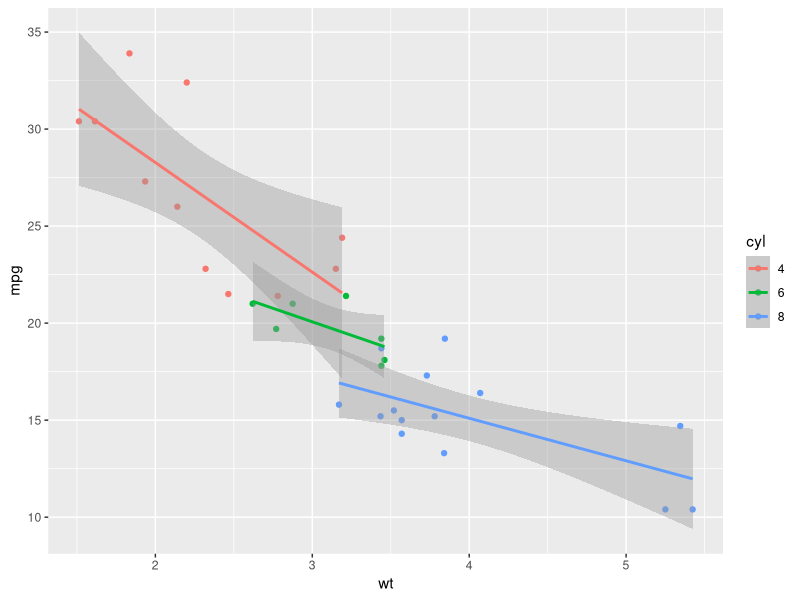
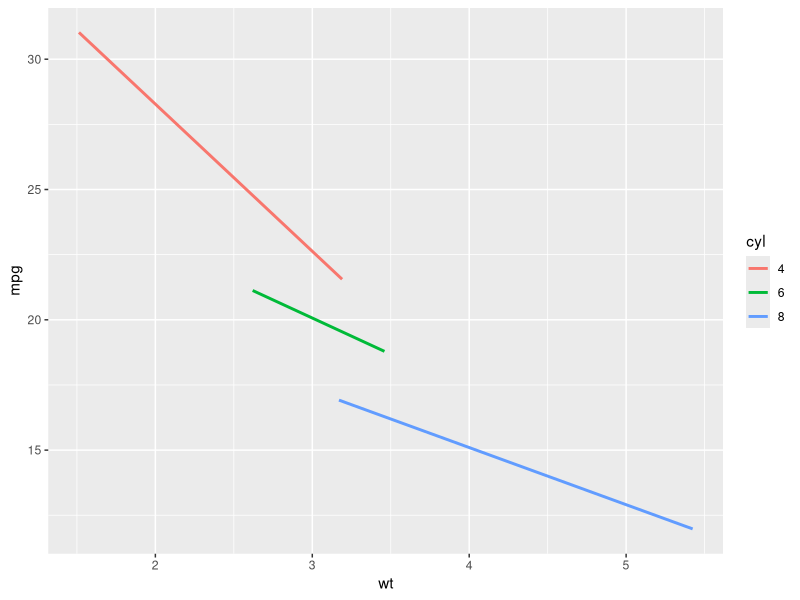
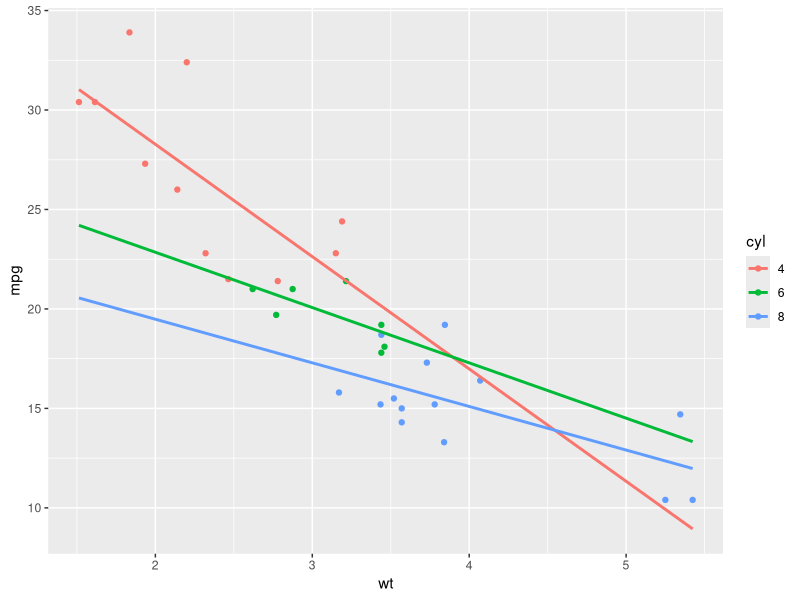
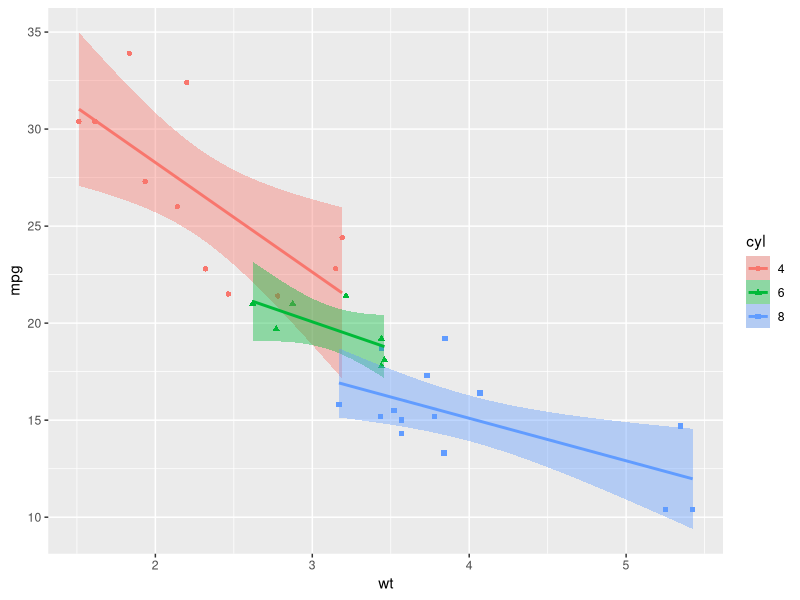
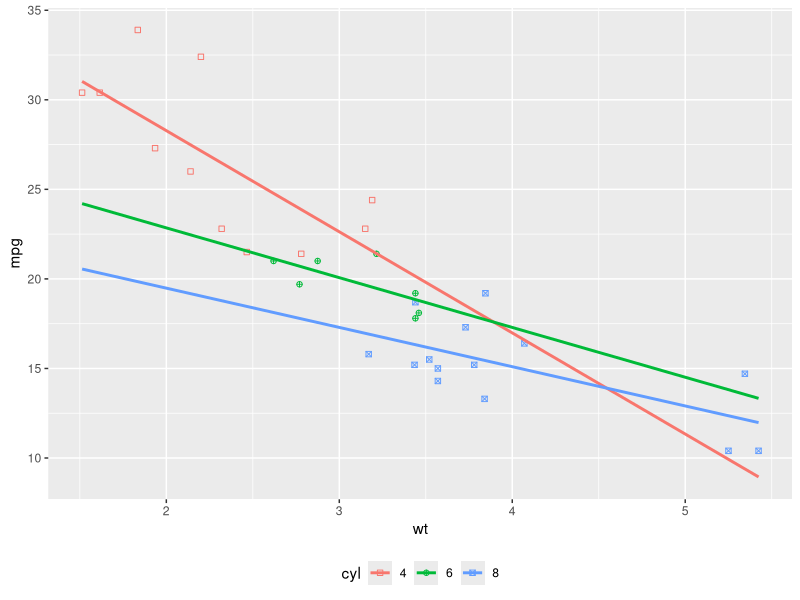
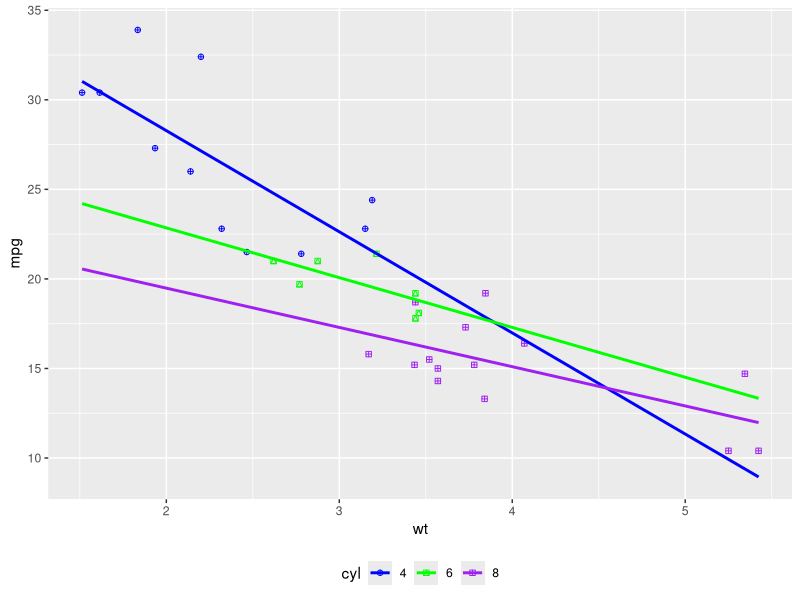
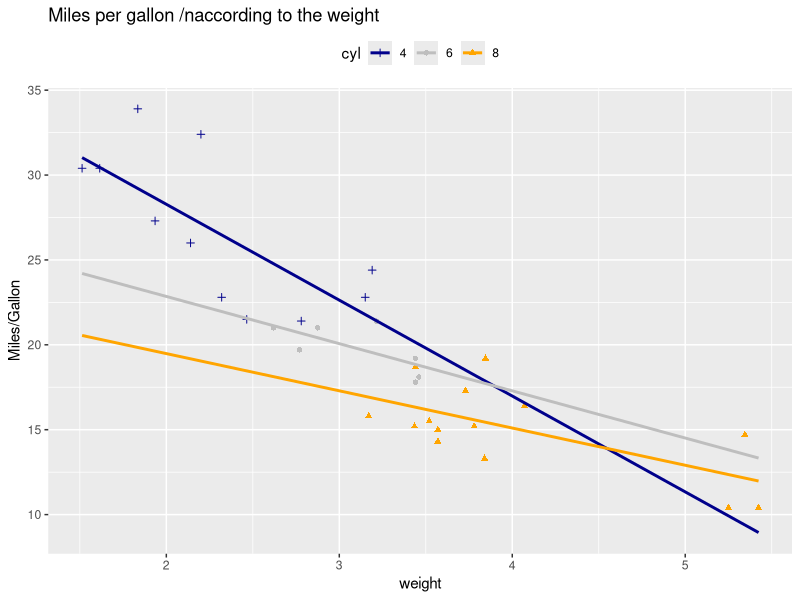

Recreate these plots in R, in order.
install.packages(ggplot2)
library(ggplot2)
dataset = mtcars
#Converting cyl column from a numeric to a factor variable

dataset$cyl = as.factor(dataset$cyl)
#Adding regression lines based on multiple groups

ggplot(dataset, aes(x=wt, y=mpg, colour = cyl)) +
  geom_point() +
  geom_smooth(method=lm)
#Removing the confidence intervals

ggplot(dataset,aes(x=wt,y=mpg, colour = cyl)) +
  geom_smooth(method = lm,se=FALSE)
#Extending the regression lines

ggplot(dataset,aes(x=wt,y=mpg,colour = cyl)) +
  geom_point() +
  geom_smooth(method = lm, se=FALSE, fullrange = TRUE)
#filling the color of confidence bands

ggplot(dataset, aes( x = wt, y = mpg, color = cyl, shape = cyl) ) +
  geom_point() +
  geom_smooth(method = lm,aes(fill= cyl))
#Changing point shapes manually

ggplot(dataset, aes( x = wt, y = mpg, color = cyl, shape = cyl) ) +
  geom_point() +
  geom_smooth(method = lm,se= FALSE, fullrange = TRUE) +
  scale_shape_manual(values=c(0,10,7)) +
  theme(legend.position = "bottom")
#Changing point colors manually

ggplot(dataset, aes( x = wt, y = mpg, color = cyl, shape = cyl) ) +
  geom_point() +
  geom_smooth(method = lm,se= FALSE, fullrange = TRUE) +
  scale_shape_manual(values=c(10,14,12)) +
  scale_color_manual(values = c("blue", "green", "purple")) +
  theme(legend.position = "bottom")
#Customizing scatter plots 

ggplot(dataset, aes( x = wt, y = mpg, color = cyl, shape = cyl) ) +
  geom_point() +
  geom_smooth(method = lm,se= FALSE, fullrange = TRUE) +
  scale_shape_manual(values=c(3,16,17)) +
  scale_color_manual(values = c("darkblue", "grey", "orange")) +
  labs(title = "Miles per gallon /naccording to the weight",
       x= "weight", y = "Miles/Gallon") +
  theme(legend.position = "top")
#Customizing themes

plot = ggplot(dataset, aes( x = wt, y = mpg, color = cyl, shape = cyl) ) +
  geom_point() +
  geom_smooth(method = lm,se= FALSE, fullrange = TRUE) +
  scale_shape_manual(values=c(3,16,17)) +
  scale_color_manual(values = c("darkblue", "grey", "orange")) +
  labs(title = "Miles per gallon \naccording to the weight",
       x= "weight", y = "Miles/Gallon") +
  theme(legend.position = "top")
